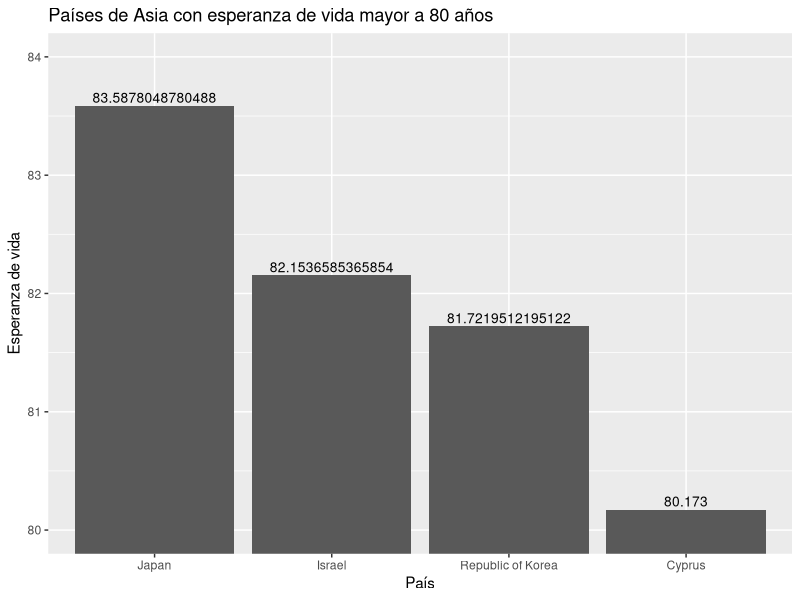
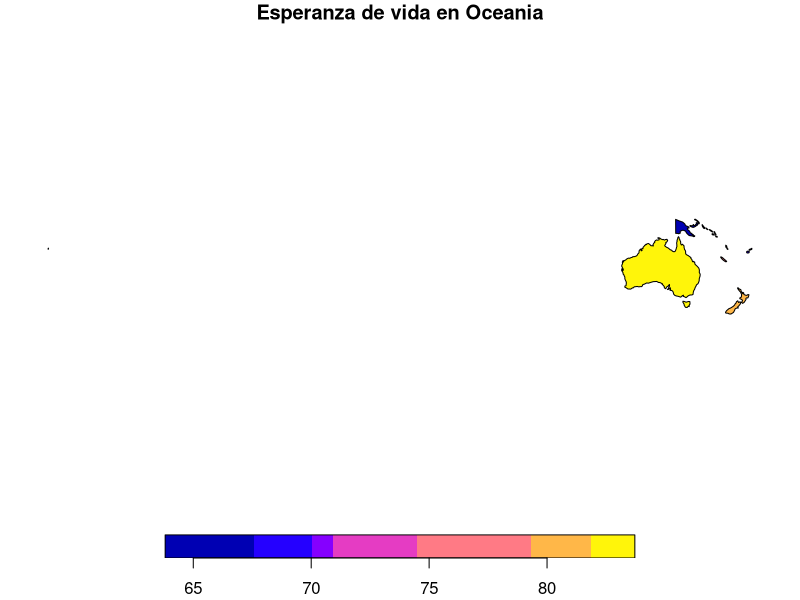
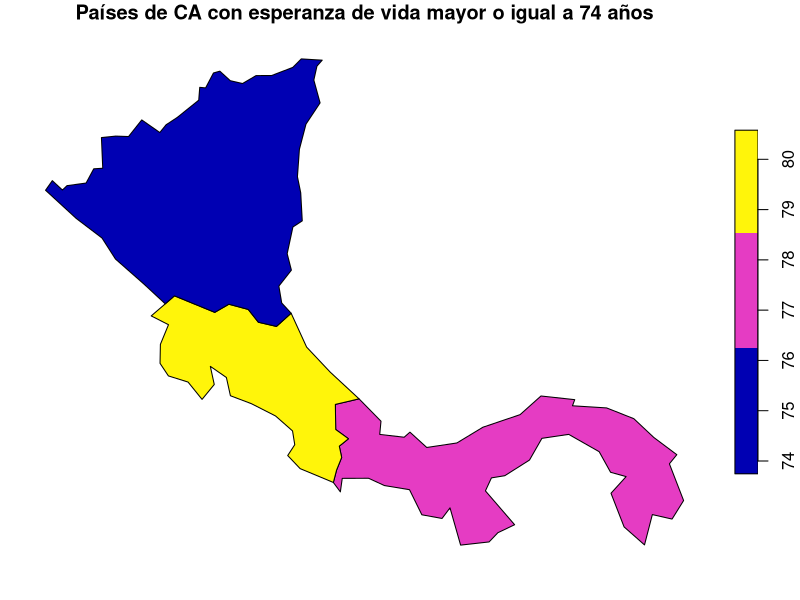
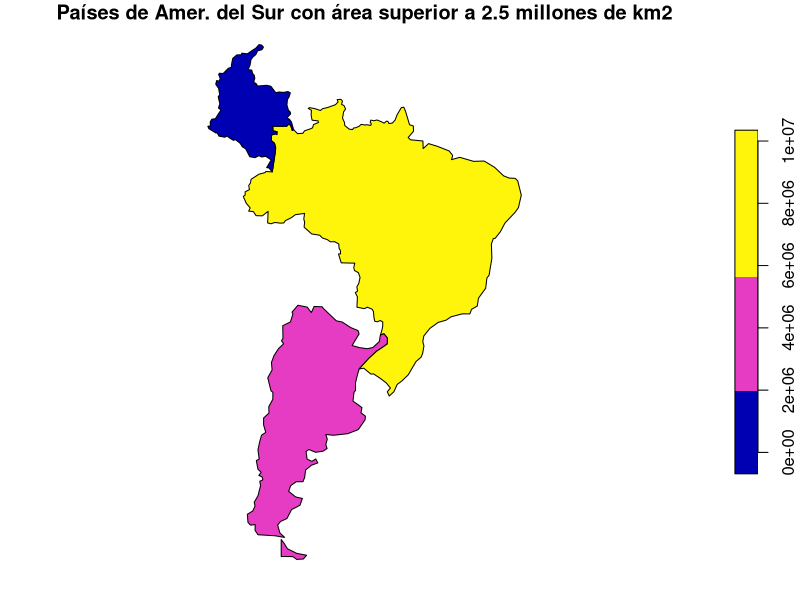
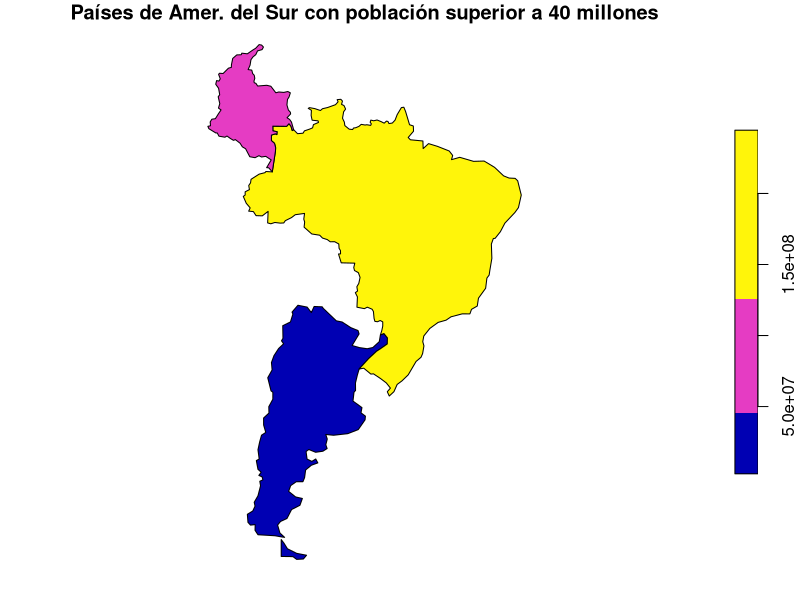

Here is the R script that generated these plots, in order:
## ---- chunk 1
knitr::opts_chunk$set(echo = TRUE)
## ---- chunk 2
# Paquete para generación de documentos (ej. HTML)
library(knitr)
# Paquete para formateo de tablas
library(kableExtra)
# Paquete de graficación
library(ggplot2)
# Paquete de manejo de datos geoespaciales vectoriales
library(sf)
# Paquete con conjuntos de datos geoespaciales
library(spData)
## ---- chunk 3
names(world)

## ---- chunk 4
kable(
  world[1:10, 1:5, drop = TRUE], 
  caption="Datos demográficos de los países del mundo"
)
## ---- chunk 5
kable(
  world[1:10, c("name_long","continent","pop","lifeExp","gdpPercap"), drop = TRUE], 
  col.names=c("País","Continente","Población","Esperanza de vida","Renta per cápita"),  
  caption="Datos demográficos de los países del mundo"
)
## ---- chunk 6
# Se extraen las observaciones ordenadas por orden alfabético de país
world.orden <- order(world$name_long)
# Se genera un nuevo data frame ordenado
world.ordenadoxpais <- world[world.orden,]
# Se formatea la tabla con el nuevo data frame
kable(
  world.ordenadoxpais[, c("name_long","continent","pop","lifeExp","gdpPercap"), drop = TRUE], 
  col.names=c("País","Continente","Población","Esperanza de vida","Renta per cápita"),  
  caption="Datos demográficos de los países del mundo"
) %>%
kable_styling() %>%
scroll_box(
  width = "800px", 
  height = "500px", 
  fixed_thead = TRUE
)
## ---- chunk 7
# Se extraen las observaciones correspondientes a los países de Centroamérica
centro_america = world[world$name_long == "Belize" |
                       world$name_long == "Guatemala" |
                       world$name_long == "Honduras" |
                       world$name_long == "El Salvador" |
                       world$name_long == "Nicaragua" |
                       world$name_long == "Costa Rica" |
                       world$name_long == "Panama"
                       , ]
# Se formatea la tabla con el nuevo data frame
kable(
  centro_america[, c("name_long","continent","pop","lifeExp","gdpPercap"), drop = TRUE], 
  col.names=c("País","Continente","Población","Esperanza de vida","Renta per cápita"),  
  caption="Datos demográficos de los países de Centroamérica"
) %>%
kable_styling()
## ---- chunk 8
asia_paises_vida <- world[world$continent == "Asia" & world$lifeExp > 80 , ]
asia_paises_vida <- na.exclude(asia_paises_vida)

ggplot(asia_paises_vida, aes(x=reorder(name_long, -lifeExp), y=lifeExp,  )) +
  ggtitle("Países de Asia con esperanza de vida mayor a 80 años") +
  xlab("País") + 
  ylab("Esperanza de vida") +  
    geom_col() +
  geom_text(aes(label=lifeExp), vjust=-0.3, size=3.5 ) +
  coord_cartesian(ylim = c(80, 84)) 

## ---- chunk 9

oceania_paises <- world[world$continent == "Oceania" , ]
plot(oceania_paises["lifeExp"], main="Esperanza de vida en Oceania")

## ---- chunk 10

ca_paises_vida<- centro_america[centro_america$lifeExp >= 74, ]
plot(ca_paises_vida["lifeExp"], main = 'Países de CA con esperanza de vida mayor o igual a 74 años')

## ---- chunk 11
amsur <- world[ world$continent == "South America" ,]
amsur_condi <- amsur[amsur$area_km2 >= 2500000 | amsur$pop >= 40000000 ,]

#Para la Variable área
plot(amsur_condi["area_km2"], main="Países de Amer. del Sur con área superior a 2.5 millones de km2")

#Para la Variable población
plot(amsur_condi["pop"], main="Países de Amer. del Sur con población superior a 40 millones")
